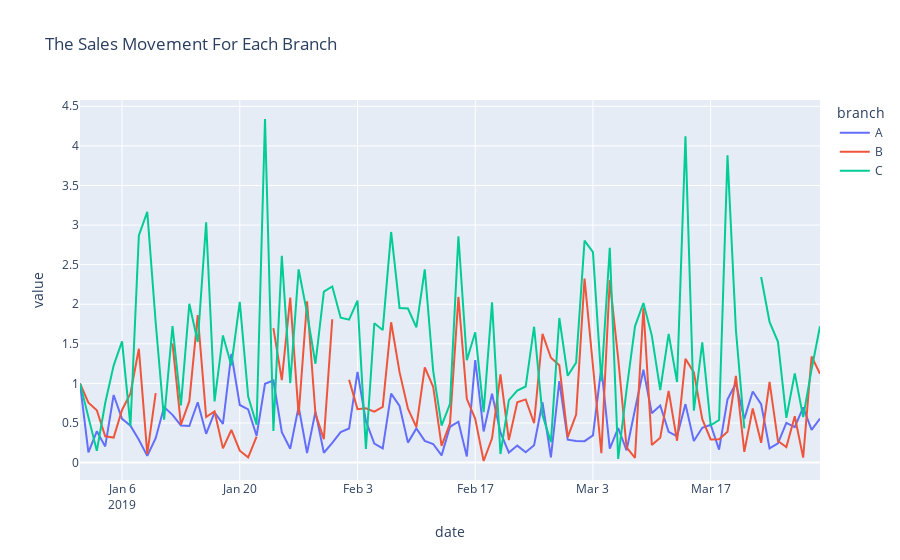

Write notebook code for a chart like this one.
### Code cell
px.line(data_frame = normalization , title = 'The Sales Movement For Each Branch')
